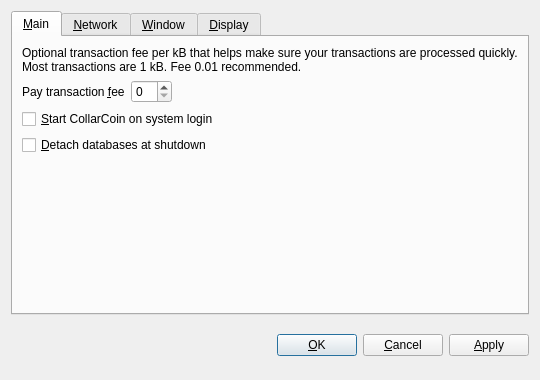
<?xml version="1.0" encoding="UTF-8"?>
<ui version="4.0">
 <class>OptionsDialog</class>
 <widget class="QDialog" name="OptionsDialog">
  <property name="geometry">
   <rect>
    <x>0</x>
    <y>0</y>
    <width>540</width>
    <height>380</height>
   </rect>
  </property>
  <property name="windowTitle">
   <string>Options</string>
  </property>
  <property name="modal">
   <bool>true</bool>
  </property>
  <layout class="QVBoxLayout" name="verticalLayout">
   <item>
    <widget class="QTabWidget" name="tabWidget">
     <property name="tabPosition">
      <enum>QTabWidget::North</enum>
     </property>
     <property name="currentIndex">
      <number>0</number>
     </property>
     <widget class="QWidget" name="tabMain">
      <attribute name="title">
       <string>&amp;Main</string>
      </attribute>
      <layout class="QVBoxLayout" name="verticalLayout_Main">
       <item>
        <widget class="QLabel" name="transactionFeeInfoLabel">
         <property name="text">
          <string>Optional transaction fee per kB that helps make sure your transactions are processed quickly. Most transactions are 1 kB. Fee 0.01 recommended.</string>
         </property>
         <property name="textFormat">
          <enum>Qt::PlainText</enum>
         </property>
         <property name="wordWrap">
          <bool>true</bool>
         </property>
        </widget>
       </item>
       <item>
        <layout class="QHBoxLayout" name="horizontalLayout_Main">
         <item>
          <widget class="QLabel" name="transactionFeeLabel">
           <property name="text">
            <string>Pay transaction &amp;fee</string>
           </property>
           <property name="textFormat">
            <enum>Qt::PlainText</enum>
           </property>
           <property name="buddy">
            <cstring>transactionFee</cstring>
           </property>
          </widget>
         </item>
         <item>
          <widget class="BitcoinAmountField" name="transactionFee"/>
         </item>
         <item>
          <spacer name="horizontalSpacer_Main">
           <property name="orientation">
            <enum>Qt::Horizontal</enum>
           </property>
           <property name="sizeHint" stdset="0">
            <size>
             <width>40</width>
             <height>20</height>
            </size>
           </property>
          </spacer>
         </item>
        </layout>
       </item>
       <item>
        <widget class="QCheckBox" name="bitcoinAtStartup">
         <property name="toolTip">
          <string>Automatically start CollarCoin after logging in to the system.</string>
         </property>
         <property name="text">
          <string>&amp;Start CollarCoin on system login</string>
         </property>
        </widget>
       </item>
       <item>
        <widget class="QCheckBox" name="detachDatabases">
         <property name="toolTip">
          <string>Detach block and address databases at shutdown. This means they can be moved to another data directory, but it slows down shutdown. The wallet is always detached.</string>
         </property>
         <property name="text">
          <string>&amp;Detach databases at shutdown</string>
         </property>
        </widget>
       </item>
       <item>
        <spacer name="verticalSpacer_Main">
         <property name="orientation">
          <enum>Qt::Vertical</enum>
         </property>
         <property name="sizeHint" stdset="0">
          <size>
           <width>20</width>
           <height>40</height>
          </size>
         </property>
        </spacer>
       </item>
      </layout>
     </widget>
     <widget class="QWidget" name="tabNetwork">
      <attribute name="title">
       <string>&amp;Network</string>
      </attribute>
      <layout class="QVBoxLayout" name="verticalLayout_Network">
       <item>
        <widget class="QCheckBox" name="mapPortUpnp">
         <property name="toolTip">
          <string>Automatically open the CollarCoin client port on the router. This only works when your router supports UPnP and it is enabled.</string>
         </property>
         <property name="text">
          <string>Map port using &amp;UPnP</string>
         </property>
        </widget>
       </item>
       <item>
        <widget class="QCheckBox" name="connectSocks">
         <property name="toolTip">
          <string>Connect to the CollarCoin network through a SOCKS proxy (e.g. when connecting through Tor).</string>
         </property>
         <property name="text">
          <string>&amp;Connect through SOCKS proxy:</string>
         </property>
        </widget>
       </item>
       <item>
        <layout class="QHBoxLayout" name="horizontalLayout_Network">
         <item>
          <widget class="QLabel" name="proxyIpLabel">
           <property name="text">
            <string>Proxy &amp;IP:</string>
           </property>
           <property name="textFormat">
            <enum>Qt::PlainText</enum>
           </property>
           <property name="buddy">
            <cstring>proxyIp</cstring>
           </property>
          </widget>
         </item>
         <item>
          <widget class="QValidatedLineEdit" name="proxyIp">
           <property name="maximumSize">
            <size>
             <width>140</width>
             <height>16777215</height>
            </size>
           </property>
           <property name="toolTip">
            <string>IP address of the proxy (e.g. 127.0.0.1)</string>
           </property>
          </widget>
         </item>
         <item>
          <widget class="QLabel" name="proxyPortLabel">
           <property name="text">
            <string>&amp;Port:</string>
           </property>
           <property name="textFormat">
            <enum>Qt::PlainText</enum>
           </property>
           <property name="buddy">
            <cstring>proxyPort</cstring>
           </property>
          </widget>
         </item>
         <item>
          <widget class="QLineEdit" name="proxyPort">
           <property name="maximumSize">
            <size>
             <width>55</width>
             <height>16777215</height>
            </size>
           </property>
           <property name="toolTip">
            <string>Port of the proxy (e.g. 9050)</string>
           </property>
          </widget>
         </item>
         <item>
          <widget class="QLabel" name="socksVersionLabel">
           <property name="text">
            <string>SOCKS &amp;Version:</string>
           </property>
           <property name="textFormat">
            <enum>Qt::PlainText</enum>
           </property>
           <property name="buddy">
            <cstring>socksVersion</cstring>
           </property>
          </widget>
         </item>
         <item>
          <widget class="QValueComboBox" name="socksVersion">
           <property name="toolTip">
            <string>SOCKS version of the proxy (e.g. 5)</string>
           </property>
          </widget>
         </item>
         <item>
          <spacer name="horizontalSpacer_Network">
           <property name="orientation">
            <enum>Qt::Horizontal</enum>
           </property>
           <property name="sizeHint" stdset="0">
            <size>
             <width>40</width>
             <height>20</height>
            </size>
           </property>
          </spacer>
         </item>
        </layout>
       </item>
       <item>
        <spacer name="verticalSpacer_Network">
         <property name="orientation">
          <enum>Qt::Vertical</enum>
         </property>
         <property name="sizeHint" stdset="0">
          <size>
           <width>20</width>
           <height>40</height>
          </size>
         </property>
        </spacer>
       </item>
      </layout>
     </widget>
     <widget class="QWidget" name="tabWindow">
      <attribute name="title">
       <string>&amp;Window</string>
      </attribute>
      <layout class="QVBoxLayout" name="verticalLayout_Window">
       <item>
        <widget class="QCheckBox" name="minimizeToTray">
         <property name="toolTip">
          <string>Show only a tray icon after minimizing the window.</string>
         </property>
         <property name="text">
          <string>&amp;Minimize to the tray instead of the taskbar</string>
         </property>
        </widget>
       </item>
       <item>
        <widget class="QCheckBox" name="minimizeOnClose">
         <property name="toolTip">
          <string>Minimize instead of exit the application when the window is closed. When this option is enabled, the application will be closed only after selecting Quit in the menu.</string>
         </property>
         <property name="text">
          <string>M&amp;inimize on close</string>
         </property>
        </widget>
       </item>
       <item>
        <spacer name="verticalSpacer_Window">
         <property name="orientation">
          <enum>Qt::Vertical</enum>
         </property>
         <property name="sizeHint" stdset="0">
          <size>
           <width>20</width>
           <height>40</height>
          </size>
         </property>
        </spacer>
       </item>
      </layout>
     </widget>
     <widget class="QWidget" name="tabDisplay">
      <attribute name="title">
       <string>&amp;Display</string>
      </attribute>
      <layout class="QVBoxLayout" name="verticalLayout_Display">
       <item>
        <layout class="QHBoxLayout" name="horizontalLayout_1_Display">
         <item>
          <widget class="QLabel" name="langLabel">
           <property name="text">
            <string>User Interface &amp;language:</string>
           </property>
           <property name="textFormat">
            <enum>Qt::PlainText</enum>
           </property>
           <property name="buddy">
            <cstring>lang</cstring>
           </property>
          </widget>
         </item>
         <item>
          <widget class="QValueComboBox" name="lang">
           <property name="toolTip">
            <string>The user interface language can be set here. This setting will take effect after restarting CollarCoin.</string>
           </property>
          </widget>
         </item>
        </layout>
       </item>
       <item>
        <layout class="QHBoxLayout" name="horizontalLayout_2_Display">
         <item>
          <widget class="QLabel" name="unitLabel">
           <property name="text">
            <string>&amp;Unit to show amounts in:</string>
           </property>
           <property name="textFormat">
            <enum>Qt::PlainText</enum>
           </property>
           <property name="buddy">
            <cstring>unit</cstring>
           </property>
          </widget>
         </item>
         <item>
          <widget class="QValueComboBox" name="unit">
           <property name="toolTip">
            <string>Choose the default subdivision unit to show in the interface and when sending coins.</string>
           </property>
          </widget>
         </item>
        </layout>
       </item>
       <item>
        <widget class="QCheckBox" name="displayAddresses">
         <property name="toolTip">
          <string>Whether to show CollarCoin addresses in the transaction list.</string>
         </property>
         <property name="text">
          <string>&amp;Display addresses in transaction list</string>
         </property>
        </widget>
       </item>
       <item>
        <widget class="QCheckBox" name="coinControlFeatures">
         <property name="toolTip">
          <string>Whether to show coin control features or not.</string>
         </property>
         <property name="text">
          <string>Display coin &amp;control features (experts only!)</string>
         </property>
        </widget>
       </item>
       <item>
        <spacer name="verticalSpacer_Display">
         <property name="orientation">
          <enum>Qt::Vertical</enum>
         </property>
         <property name="sizeHint" stdset="0">
          <size>
           <width>20</width>
           <height>40</height>
          </size>
         </property>
        </spacer>
       </item>
      </layout>
     </widget>
    </widget>
   </item>
   <item>
    <layout class="QHBoxLayout" name="horizontalLayout_Buttons">
     <item>
      <spacer name="horizontalSpacer_1">
       <property name="orientation">
        <enum>Qt::Horizontal</enum>
       </property>
       <property name="sizeHint" stdset="0">
        <size>
         <width>40</width>
         <height>48</height>
        </size>
       </property>
      </spacer>
     </item>
     <item>
      <widget class="QLabel" name="statusLabel">
       <property name="font">
        <font>
         <weight>75</weight>
         <bold>true</bold>
        </font>
       </property>
       <property name="text">
        <string/>
       </property>
       <property name="textFormat">
        <enum>Qt::PlainText</enum>
       </property>
       <property name="wordWrap">
        <bool>true</bool>
       </property>
      </widget>
     </item>
     <item>
      <spacer name="horizontalSpacer_2">
       <property name="orientation">
        <enum>Qt::Horizontal</enum>
       </property>
       <property name="sizeHint" stdset="0">
        <size>
         <width>40</width>
         <height>48</height>
        </size>
       </property>
      </spacer>
     </item>
     <item>
      <widget class="QPushButton" name="okButton">
       <property name="text">
        <string>&amp;OK</string>
       </property>
      </widget>
     </item>
     <item>
      <widget class="QPushButton" name="cancelButton">
       <property name="text">
        <string>&amp;Cancel</string>
       </property>
       <property name="autoDefault">
        <bool>false</bool>
       </property>
      </widget>
     </item>
     <item>
      <widget class="QPushButton" name="applyButton">
       <property name="text">
        <string>&amp;Apply</string>
       </property>
       <property name="autoDefault">
        <bool>false</bool>
       </property>
      </widget>
     </item>
    </layout>
   </item>
  </layout>
 </widget>
 <customwidgets>
  <customwidget>
   <class>BitcoinAmountField</class>
   <extends>QSpinBox</extends>
   <header>bitcoinamountfield.h</header>
  </customwidget>
  <customwidget>
   <class>QValueComboBox</class>
   <extends>QComboBox</extends>
   <header>qvaluecombobox.h</header>
  </customwidget>
  <customwidget>
   <class>QValidatedLineEdit</class>
   <extends>QLineEdit</extends>
   <header>qvalidatedlineedit.h</header>
  </customwidget>
 </customwidgets>
 <resources/>
 <connections/>
</ui>
